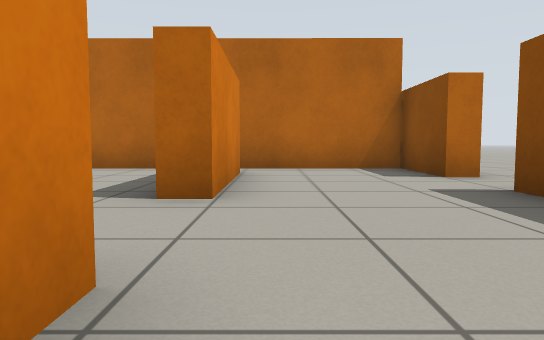
[1] (above)

12 first-person views from a walk through a Gazebo world. The camera is 0.5 m above the floor, tilts 4° down and sees 70° across. The floor is counted in squares, 1 m on a side. Each view is taken from the middle of a square. On the plan, view 1 faces up. The plan holds only what a view shows up to about 9 squares ahead; the rest is blank.

[2]
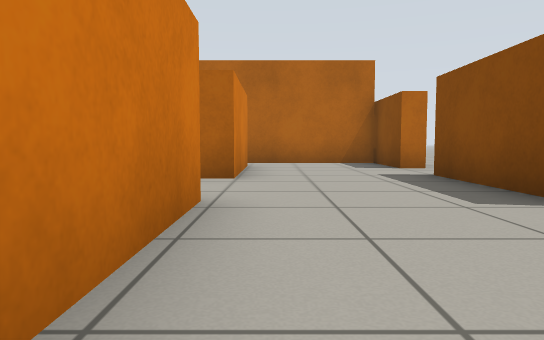

[3]
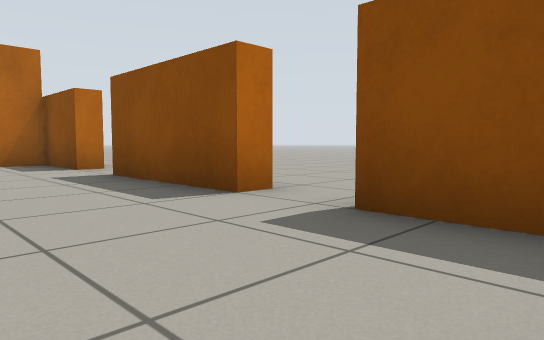

[4]
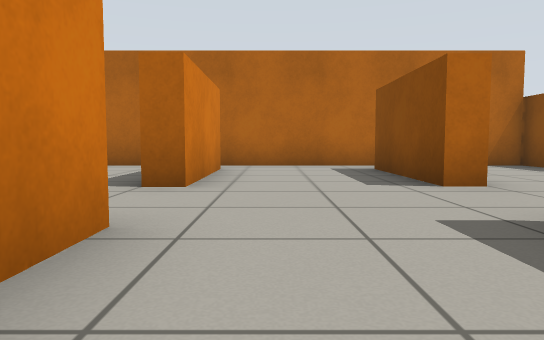

[5]
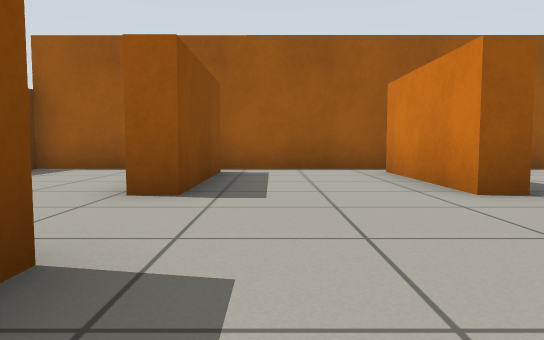

[6]
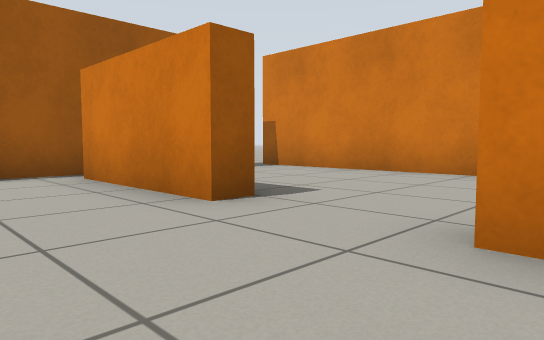

[7]
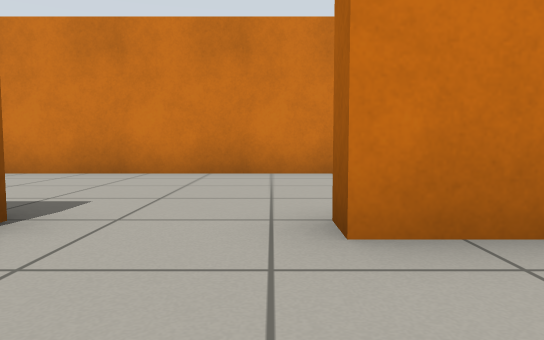

[8]
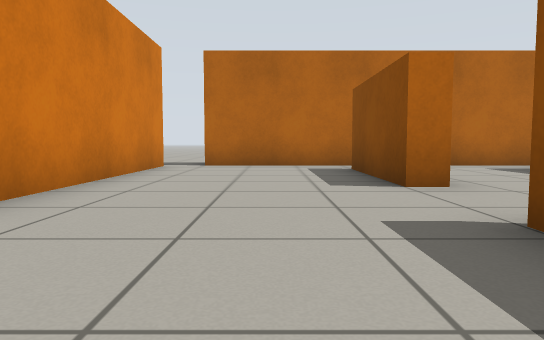

[9]
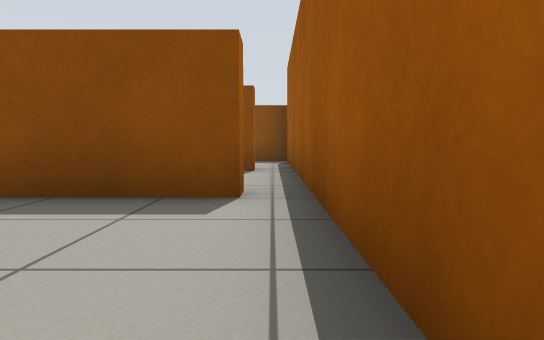

[10]
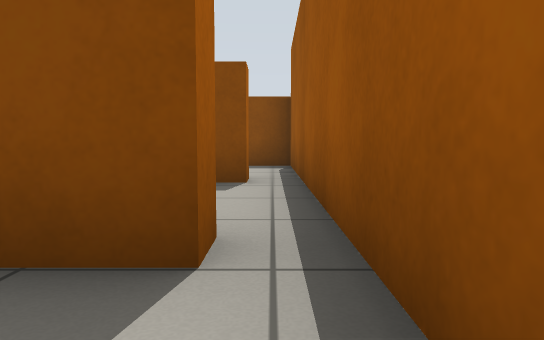

[11]
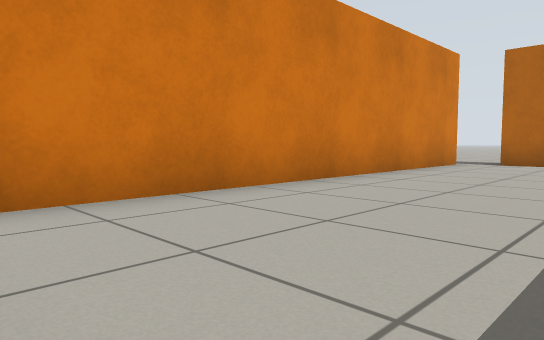

[12]
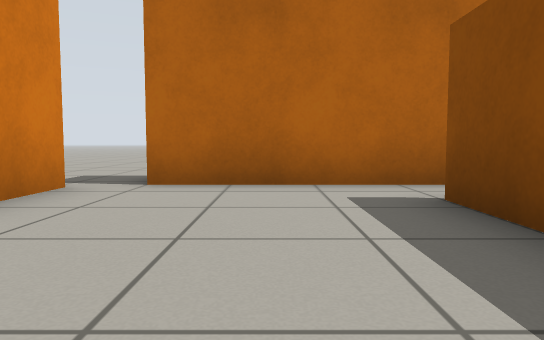

### Floor plan
Points are (right, up) in squares from view 1. A wall is a line through its corners. A room is listed if a view was taken in it or the views show most of it. See-through windows are left out.
Room 1 (views 1, 2, 3)
walls: (-0.6, 1.3) (-0.6, -1.2); (2.5, 1) (2.5, 4.1); (2.5, 5.6) (2.5, 7.6) (-0.5, 7.6); (-0.6, 6.5) (-0.6, 3.4); (-0.5, -2.4) (2.5, -2.4) (2.5, -0.4)
ways out: opening at (-1, -2) to room 2; opening at (-1, 2.5) to room 2; opening at (-1, 7) to room 2; opening at (3, 0.5); opening at (3, 5)
Room 2 (views 4, 5, 6, 7)
walls: (-4.5, 1.3) (-4, 1.3) (-4, -1.7) (-4.5, -1.7); (-0.6, 3.4) (-1, 3.4) (-1, 6.5); (-4, 6.5) (-4, 3.4) (-4.5, 3.4); (-0.5, 7.6) (-4.5, 7.6); (-0.6, -1.7) (-1, -1.7) (-1, 1.3) (-0.6, 1.3); (-4.5, -2.4) (-0.5, -2.4)
ways out: opening at (-1, -2) to room 1; opening at (-1, 2.5) to room 1; opening at (-1, 7) to room 1; opening at (-4, -2) to room 3; opening at (-4, 2.5) to room 3; opening at (-4, 7) to room 3
Room 3 (views 8, 9, 10, 11, 12)
walls: (-4.5, 3.4) (-4.5, 6.5); (-4.5, -1.7) (-4.5, 1.3); (-7.5, -2.4) (-4.5, -2.4); (-8.3, 6.4) (-8.3, -2.5); (-4.5, 7.6) (-7.5, 7.6)
ways out: opening at (-4, -2) to room 2; opening at (-4, 2.5) to room 2; opening at (-4, 7) to room 2; opening at (-8, 7)

Where each view was taken, in squares from view 1:
view 1: 0 up, 0 right, facing up
view 2: 2 down, 0 right, facing up
view 3: 2 down, 0 right, facing up-right
view 4: 1 down, 3 left, facing up
view 5: 5 up, 2 left, facing down
view 6: 4 up, 2 left, facing down-left
view 7: 3 up, 2 left, facing left
view 8: 1 down, 6 left, facing up
view 9: 2 down, 8 left, facing right
view 10: 2 down, 6 left, facing right
view 11: 2 down, 5 left, facing up-left
view 12: 3 up, 6 left, facing up
